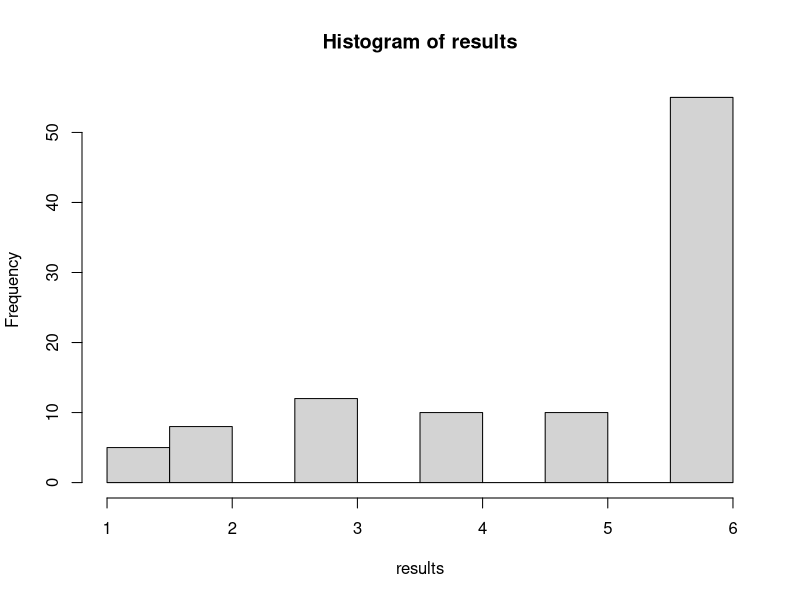

This chart was generated by the following R code:
roll2 <- function(faces, number_of_dice) {
  dice <- sample(faces, size = number_of_dice, replace = TRUE)
  sum(dice)
}


roll2(faces = 1:2, number_of_dice = 6)

#-------------------------------------------------------------------

calc_EOQ <- function(D) {
  K <- 5
  h <- 0.25
  sqrt(2*D*K/h)
}

calc_EOQ(D = 4000)

#==================================================================
roll3 <- function(faces = 1:6, number_of_dice = 1) {
  dice <- sample(x = faces, size = number_of_dice, 
                 replace = TRUE, 
                 prob = c(0.1, 0.1, 0.1, 0.1, 0.1, 0.5))
  sum(dice)
}

# You can run the function 100 times, store the results and plot a histogram to varify your function
results <- replicate(n = 100, expr = roll3(), simplify=TRUE)
hist(results)